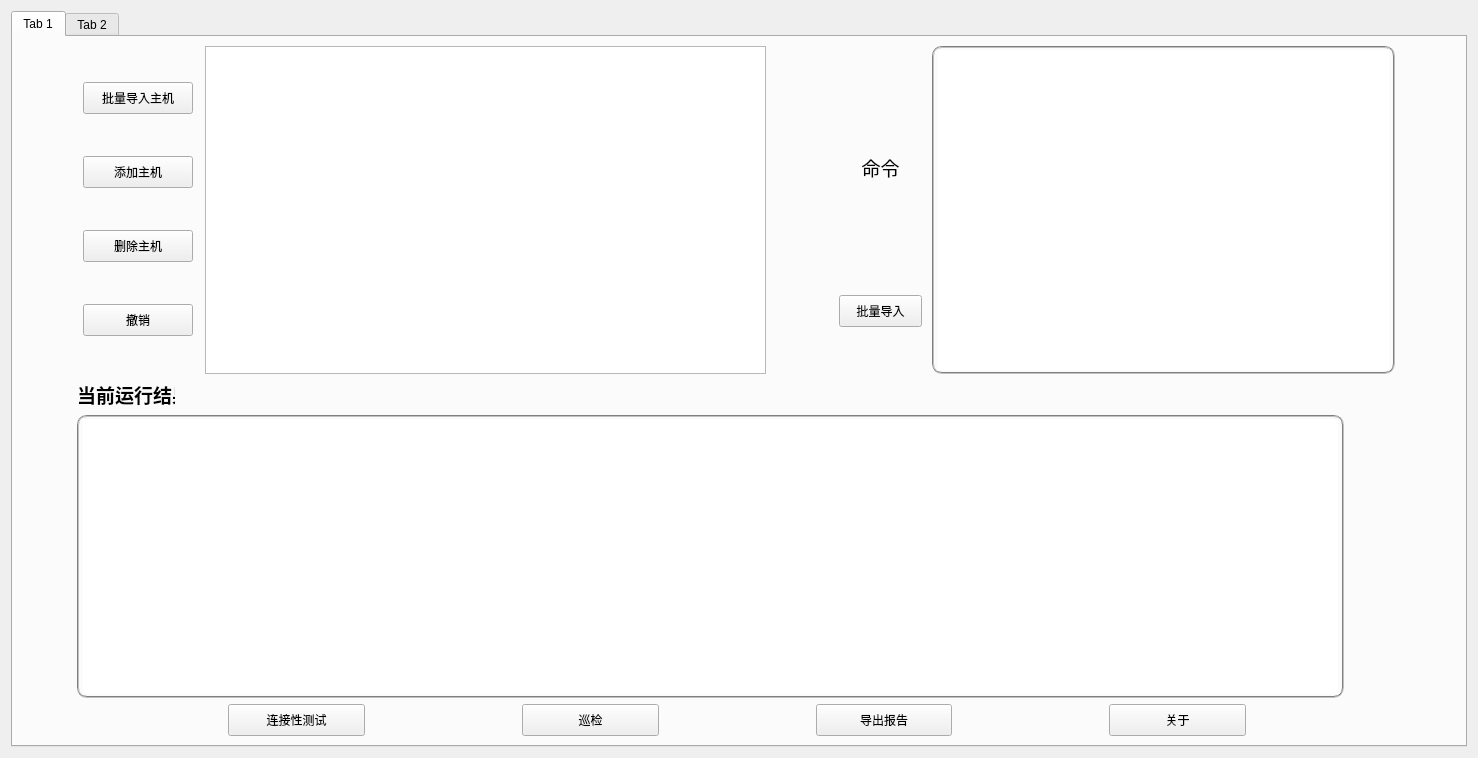
<?xml version="1.0" encoding="UTF-8"?>
<ui version="4.0">
 <class>Form</class>
 <widget class="QWidget" name="Form">
  <property name="geometry">
   <rect>
    <x>0</x>
    <y>0</y>
    <width>1478</width>
    <height>758</height>
   </rect>
  </property>
  <property name="windowTitle">
   <string>Form</string>
  </property>
  <layout class="QGridLayout" name="gridLayout">
   <item row="0" column="0">
    <widget class="QTabWidget" name="tabWidget">
     <property name="currentIndex">
      <number>0</number>
     </property>
     <widget class="QWidget" name="tab">
      <attribute name="title">
       <string>Tab 1</string>
      </attribute>
      <layout class="QGridLayout" name="gridLayout_2">
       <item row="0" column="0">
        <layout class="QHBoxLayout" name="horizontalLayout">
         <item>
          <layout class="QVBoxLayout" name="verticalLayout">
           <item>
            <widget class="QPushButton" name="btn_batch_host_import">
             <property name="minimumSize">
              <size>
               <width>110</width>
               <height>0</height>
              </size>
             </property>
             <property name="maximumSize">
              <size>
               <width>110</width>
               <height>32</height>
              </size>
             </property>
             <property name="text">
              <string>批量导入主机</string>
             </property>
            </widget>
           </item>
           <item>
            <widget class="QPushButton" name="btn_add_host">
             <property name="minimumSize">
              <size>
               <width>110</width>
               <height>0</height>
              </size>
             </property>
             <property name="maximumSize">
              <size>
               <width>110</width>
               <height>32</height>
              </size>
             </property>
             <property name="text">
              <string>添加主机</string>
             </property>
            </widget>
           </item>
           <item>
            <widget class="QPushButton" name="btn_del_host">
             <property name="minimumSize">
              <size>
               <width>110</width>
               <height>0</height>
              </size>
             </property>
             <property name="maximumSize">
              <size>
               <width>110</width>
               <height>32</height>
              </size>
             </property>
             <property name="text">
              <string>删除主机</string>
             </property>
            </widget>
           </item>
           <item>
            <widget class="QPushButton" name="btn_undo_host">
             <property name="minimumSize">
              <size>
               <width>110</width>
               <height>0</height>
              </size>
             </property>
             <property name="maximumSize">
              <size>
               <width>110</width>
               <height>32</height>
              </size>
             </property>
             <property name="text">
              <string>撤销</string>
             </property>
            </widget>
           </item>
          </layout>
         </item>
         <item>
          <widget class="QTableWidget" name="tw_host_info">
           <property name="minimumSize">
            <size>
             <width>561</width>
             <height>192</height>
            </size>
           </property>
           <property name="maximumSize">
            <size>
             <width>561</width>
             <height>363</height>
            </size>
           </property>
          </widget>
         </item>
        </layout>
       </item>
       <item row="0" column="1">
        <layout class="QHBoxLayout" name="horizontalLayout_2">
         <item>
          <layout class="QVBoxLayout" name="verticalLayout_2">
           <item>
            <widget class="QLabel" name="label_7">
             <property name="minimumSize">
              <size>
               <width>83</width>
               <height>149</height>
              </size>
             </property>
             <property name="maximumSize">
              <size>
               <width>83</width>
               <height>149</height>
              </size>
             </property>
             <property name="text">
              <string>&lt;html&gt;&lt;head/&gt;&lt;body&gt;&lt;p align=&quot;center&quot;&gt;&lt;span style=&quot; font-size:14pt;&quot;&gt;命令&lt;/span&gt;&lt;/p&gt;&lt;/body&gt;&lt;/html&gt;</string>
             </property>
            </widget>
           </item>
           <item>
            <widget class="QPushButton" name="btn_batch_cmd_import">
             <property name="minimumSize">
              <size>
               <width>83</width>
               <height>32</height>
              </size>
             </property>
             <property name="maximumSize">
              <size>
               <width>83</width>
               <height>32</height>
              </size>
             </property>
             <property name="text">
              <string>批量导入</string>
             </property>
            </widget>
           </item>
          </layout>
         </item>
         <item>
          <widget class="QTextEdit" name="te_cmd_input">
           <property name="minimumSize">
            <size>
             <width>463</width>
             <height>0</height>
            </size>
           </property>
           <property name="maximumSize">
            <size>
             <width>463</width>
             <height>361</height>
            </size>
           </property>
           <property name="styleSheet">
            <string notr="true">border:2px groove gray;border-radius:10px;padding:2px 4px</string>
           </property>
          </widget>
         </item>
        </layout>
       </item>
       <item row="1" column="0" colspan="2">
        <widget class="QLabel" name="label">
         <property name="minimumSize">
          <size>
           <width>98</width>
           <height>29</height>
          </size>
         </property>
         <property name="maximumSize">
          <size>
           <width>98</width>
           <height>29</height>
          </size>
         </property>
         <property name="text">
          <string>&lt;html&gt;&lt;head/&gt;&lt;body&gt;&lt;p&gt;&lt;span style=&quot; font-size:14pt; font-weight:700;&quot;&gt;当前运行结果&lt;/span&gt;&lt;/p&gt;&lt;/body&gt;&lt;/html&gt;</string>
         </property>
        </widget>
       </item>
       <item row="2" column="0" colspan="2">
        <widget class="QTextEdit" name="te_cmd_output">
         <property name="minimumSize">
          <size>
           <width>1267</width>
           <height>0</height>
          </size>
         </property>
         <property name="maximumSize">
          <size>
           <width>1267</width>
           <height>283</height>
          </size>
         </property>
         <property name="styleSheet">
          <string notr="true">border:2px groove gray;border-radius:10px;padding:2px 4px</string>
         </property>
        </widget>
       </item>
       <item row="3" column="0" colspan="2">
        <layout class="QHBoxLayout" name="horizontalLayout_3">
         <item>
          <widget class="QPushButton" name="btn_conn_test">
           <property name="minimumSize">
            <size>
             <width>137</width>
             <height>32</height>
            </size>
           </property>
           <property name="maximumSize">
            <size>
             <width>137</width>
             <height>32</height>
            </size>
           </property>
           <property name="text">
            <string>连接性测试</string>
           </property>
          </widget>
         </item>
         <item>
          <widget class="QPushButton" name="btn_inspection">
           <property name="minimumSize">
            <size>
             <width>137</width>
             <height>32</height>
            </size>
           </property>
           <property name="maximumSize">
            <size>
             <width>137</width>
             <height>32</height>
            </size>
           </property>
           <property name="text">
            <string>巡检</string>
           </property>
          </widget>
         </item>
         <item>
          <widget class="QPushButton" name="btn_export">
           <property name="minimumSize">
            <size>
             <width>136</width>
             <height>32</height>
            </size>
           </property>
           <property name="maximumSize">
            <size>
             <width>136</width>
             <height>32</height>
            </size>
           </property>
           <property name="text">
            <string>导出报告</string>
           </property>
          </widget>
         </item>
         <item>
          <widget class="QPushButton" name="btn_about">
           <property name="minimumSize">
            <size>
             <width>137</width>
             <height>32</height>
            </size>
           </property>
           <property name="maximumSize">
            <size>
             <width>137</width>
             <height>32</height>
            </size>
           </property>
           <property name="text">
            <string>关于</string>
           </property>
          </widget>
         </item>
        </layout>
       </item>
      </layout>
     </widget>
     <widget class="QWidget" name="tab_2">
      <attribute name="title">
       <string>Tab 2</string>
      </attribute>
     </widget>
    </widget>
   </item>
  </layout>
 </widget>
 <resources/>
 <connections/>
</ui>
